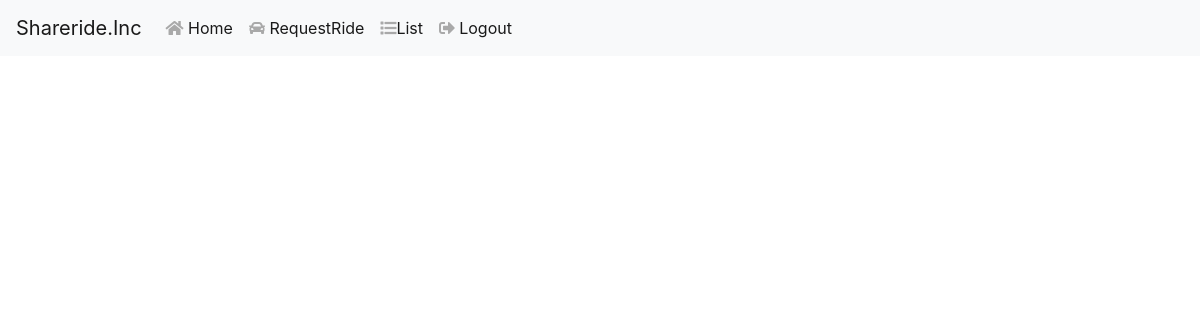
The page /client/list.php on the database as committed earlier.
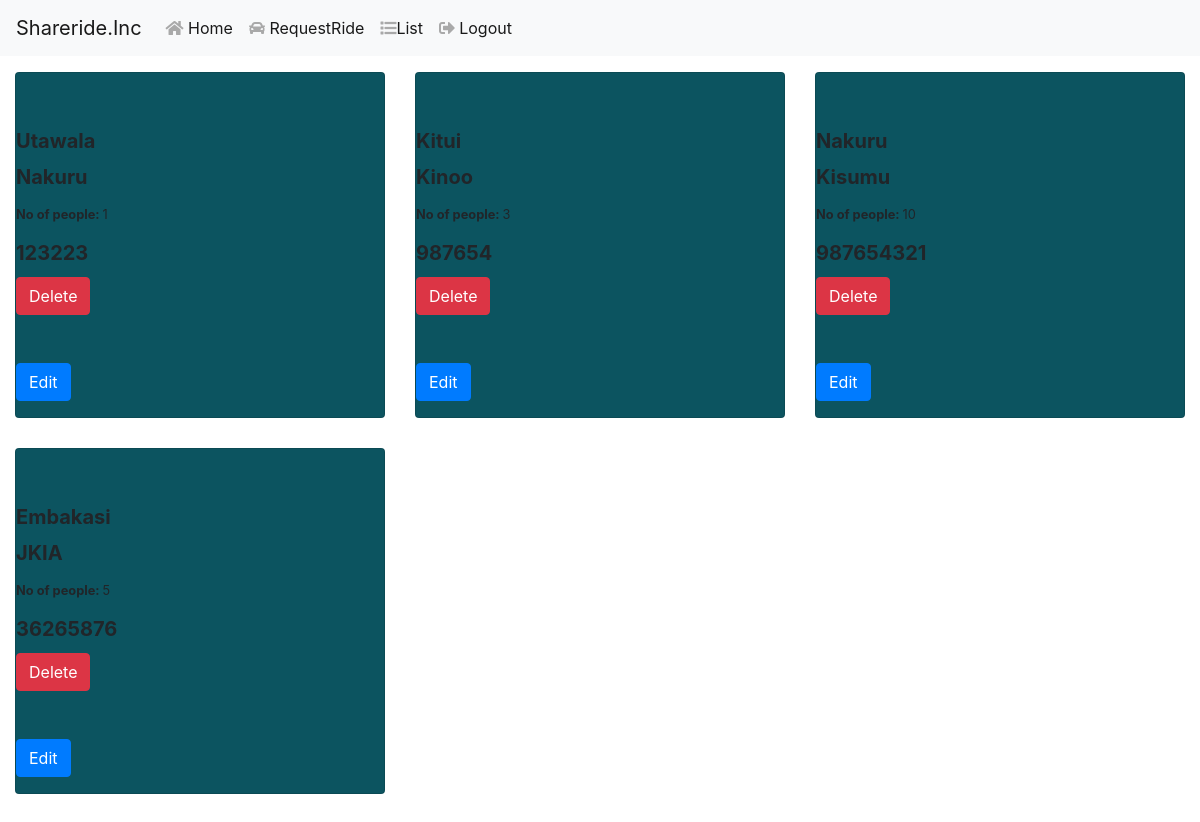
The same page on the database as committed later.
### tables this page shows
CREATE TABLE `reservations` (
  `id` int(11) NOT NULL AUTO_INCREMENT,
  `origin` varchar(200) NOT NULL,
  `destination` varchar(200) NOT NULL,
  `vehicle_capacity` int(11) NOT NULL,
  `identification` int(11) NOT NULL,
  `client_id` int(11) NOT NULL DEFAULT '0',
  `driver_id` int(11) DEFAULT NULL,
  `updated_at` timestamp NULL DEFAULT NULL,
  `created_at` timestamp NULL DEFAULT NULL,
  `deleted_at` timestamp NULL DEFAULT NULL,
  PRIMARY KEY (`id`),
  KEY `fk_rides_users1_idx` (`driver_id`),
  CONSTRAINT `fk_rides_users1` FOREIGN KEY (`driver_id`) REFERENCES `users` (`id`) ON DELETE NO ACTION ON UPDATE NO ACTION
);

### client/list.php (the view, shortened to what this page needs)
<?php
$db = new Database();
$conn = $db->dbConnect();
$result = [];
if ($_SERVER["REQUEST_METHOD"] === "GET") {
    $sql = "SELECT * FROM reservations";
    $result = mysqli_query($conn, $sql);
}
?>
<!DOCTYPE html>
<html>
<head>
    <link rel="stylesheet" href ="../css/bootstrap.min.css"/>
    <link rel="stylesheet" href="https://use.fontawesome.com/releases/v5.7.2/css/all.css">
</head>
<body>
<nav class="navbar navbar-expand-lg navbar-light bg-light">
    <a class="navbar-brand" href="#">Shareride.Inc</a>
    <div id="main-header-nav" class="collapse navbar-collapse">
        <ul id="menu-main-nav" class="nav navbar-nav main-nav underlined weight-light">
            <ul id="menu-main-nav" class="nav navbar-nav main-nav underlined weight-light">
                <li class="nav-item active">
                    <a class="nav-link" href="../client/ride.php"><i style ="color:darkgrey ;"class="fa fa-home"></i> Home <span class="sr-only">(current)</span></a>
                </li>
                <li class="nav-item active">
                    <a class="nav-link" href="../client/rideform.php"><i style ="color:darkgrey ;"class="fa fa-car"></i> RequestRide <span class="sr-only">(current)</span></a>
                </li>
                <li class="nav-item active">
                    <a class="nav-link" href="../client/list.php"><i style ="color:darkgrey ;"class="fa fa-list"></i>List <span class="sr-only">(current)</span></a>
                </li>
                <li class="nav-item active">
                    <a class="nav-link" href="../auth/logout.php"><i style ="color:darkgrey ;"class="fa fa-sign-out-alt"></i> Logout <span class="sr-only">(current)</span></a>
                </li>
            </ul>
        </ul>
    </div>
</nav>
<?php foreach ($result as $list) { ?>
    <div class="col-sm-4" style="margin-bottom: 30px; 4px;float: left">
        <div class="card"style=" background-color: #0c5460" >
            <p class="card-body" style="padding-top:">
                <h5 class="card-title"><strong><?php echo $list['origin']; ?></strong></h5>
                <h5 class="card-title"><strong><?php echo $list['destination']; ?></strong></h5>
                <p class="card-text"><small><strong>No of people: </strong><?php echo $list['vehicle_capacity']; ?></small></p>
                <h5 class="card-title"><strong><?php echo $list['identification']; ?></strong></h5>
            <?php if ($_SESSION["user_type"] == 2 || $_SESSION["user_type"] == 1) { ?>
                    <form action="list.php" method="POST">
                        <button type="submit" class="btn btn-danger">Delete</button><br>
                    </form>
                    <br><br>
            <?php } if ($_SESSION["user_type"] == 2 ) { ?>
                    <form action="rideform.php" method="POST">
                        <button type="submit" class="btn btn-primary">Edit</button>
                    </form>
            <?php } ?>
            </p>
            </div>
        </div>
<?php } ?>
</body>
</html>

Rows that differ between the two databases and show on the page:
added reservations: origin "Utawala", destination "Nakuru", vehicle_capacity "1", identification "123223"
added reservations: origin "Kitui", destination "Kinoo", vehicle_capacity "3", identification "987654"
added reservations: origin "Nakuru", destination "Kisumu", vehicle_capacity "10", identification "987654321"
added reservations: origin "Embakasi", destination "JKIA", vehicle_capacity "5", identification "36265876"
